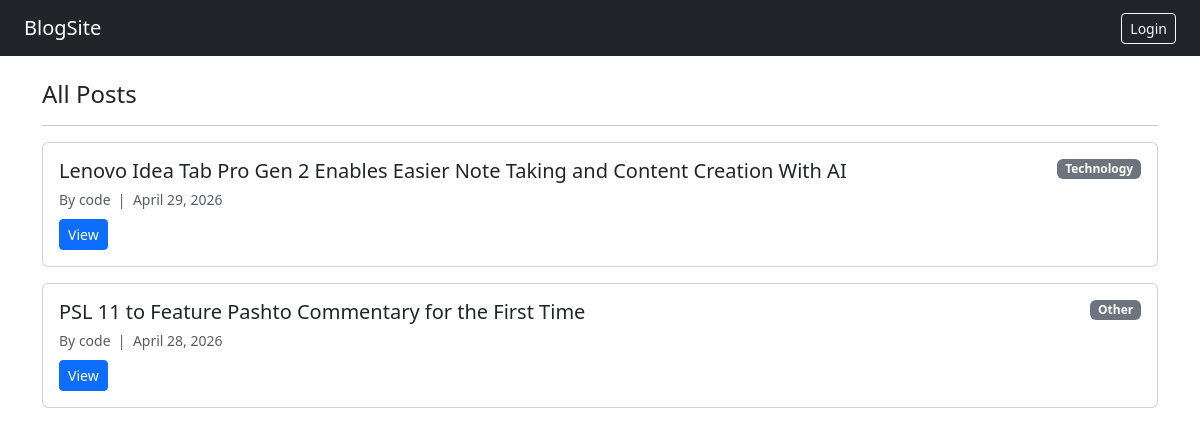
The page / on the database its author committed.
### posts/models.py (models this page shows, shortened)
class Post(models.Model):
    author   = models.ForeignKey(User, on_delete=models.CASCADE) #ForeignKey means each post belongs to one user, one user can have many posts and posts are deleted whenever the user is removed.
    title    = models.CharField(max_length=200)
    content  = models.TextField()
    category = models.CharField(max_length=10, choices=CATEGORY_CHOICES)#Autodrop down, a tuple
    date     = models.DateField(auto_now_add=True) # Automatic creation date is inserted

### posts/views.py (the view)
# urls.py: path('',               views.post_list,   name='post_list'),
def post_list(request): #Reading is PUBLIC, Everyone is WELCOMED
    posts = Post.objects.all().order_by('-date')
    return render(request, 'posts/list.html', {'posts': posts})

### posts/templates/posts/list.html (shortened to what this page needs)
{% extends 'posts/base.html' %}
{% block content %}
<h4 class='mb-3'>All Posts</h4><hr>
{% for post in posts %}
<div class='card mb-3'>
  <div class='card-body'>
    <div class='d-flex justify-content-between align-items-start'>
      <h5 class='card-title mb-1'>{{ post.title }}</h5>
      <span class='badge bg-secondary'>{{ post.get_category_display }}</span>
    </div>
    <small class='text-muted'>
      By {{ post.author.username }} &nbsp;|&nbsp; {{ post.date }}
    </small>
    <div class='mt-2'>
      <a href="{% url 'post_detail' post.pk %}" class='btn btn-sm btn-primary'>View</a>
    </div>
  </div>
</div>
{% empty %}
  <p>No posts yet. <a href="{% url 'post_create' %}">Create the first one.</a></p>
{% endfor %}
{% endblock %}

### posts/templates/posts/base.html (shortened to what this page needs)
<!DOCTYPE html>
<html>
<head>
  <link href="https://cdn.jsdelivr.net/npm/bootstrap@5.3.0/dist/css/bootstrap.min.css" rel="stylesheet">
</head>
<body>
<nav class="navbar navbar-dark bg-dark px-4 mb-4">
  <a class="navbar-brand" href="/">BlogSite</a>
  <div class="d-flex align-items-center gap-2">
    {% if user.is_authenticated %}
      <span class="text-white" style="font-size:14px">
        Hello, <strong>{{ user.username }}</strong>
      </span>
      <a class="btn btn-outline-light btn-sm" href="/create/">+ New Post</a>
      <form method="POST" action="{% url 'logout' %}" class="m-0">
        {% csrf_token %}
        <button type="submit" class="btn btn-outline-danger btn-sm">Logout</button>
      </form>
    {% else %}
      <a class="btn btn-outline-light btn-sm" href="{% url 'login' %}">Login</a>
    {% endif %}
  </div>
</nav>
<div class="container">
  {% block content %}
  {% endblock %}
</div>
</body>
</html>

### rows shown on the page
Post: title "Lenovo Idea Tab Pro Gen 2 Enables Easier Note Taking and Content Creation With AI", category "Technology", author.username "code", date "April 29, 2026"
Post: title "PSL 11 to Feature Pashto Commentary for the First Time", category "Other", author.username "code", date "April 28, 2026"
